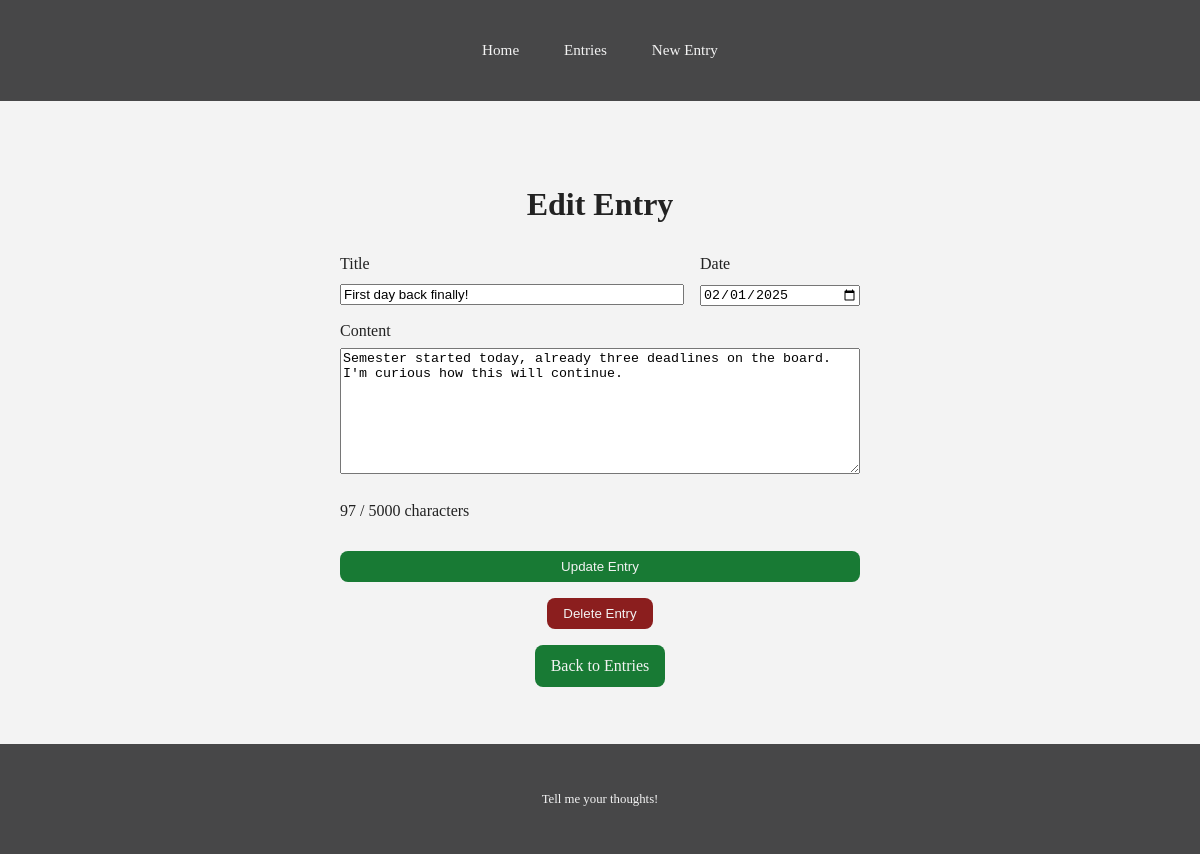
/entries/1, run on the app's committed database.
### app/journal/models.py (models this page shows)
class Entry(db.Model, CRUDMixin):
    id = db.Column(db.Integer, primary_key=True)
    date = db.Column(db.Date)
    title = db.Column(db.String(80))
    content = db.Column(db.Text(5000))

### app/journal/routes.py (the view)
@blueprint.get("/entries/<int:entry_id>")
def entry(entry_id):
    found = get_entry_or_404(entry_id)
    return render_template("entry.html", entry=found)

### app/journal/routes.py (called while the page is built)
def get_entry_or_404(entry_id):
    found = db.session.get(Entry, entry_id)
    if found is None:
        abort(404)
    return found

### app/templates/entry.html (shortened to what this page needs)
<!DOCTYPE html>
<html lang="en">
<head>
  <link rel="stylesheet" href="/assets/style.css">
</head>
<body>
  <header>
    <div class="container">
      <nav>
        <a href="/">Home</a>
        <a href="/entries">Entries</a>
        <a href="/new">New Entry</a>
      </nav>
    </div>
  </header>
  <main>
    <div class="container">
      <h1>Edit Entry</h1>
      <form class="entry-form" action="{{ url_for('journal.update_entry', entry_id=entry.id) }}" method="post">
        <div class="form-group">
          <label for="title">Title</label>
          <input type="text" id="title" name="title" value="{{ entry.title }}" required>
        </div>
        <div class="form-group">
          <label for="date">Date</label>
          <input type="date" id="date" name="date" value="{{ entry.date.isoformat() if entry.date else '' }}" required>
        </div>
        <div class="form-group">
          <label for="content">Content</label>
          <textarea id="content" name="content" rows="8" maxlength="5000" required>{{ entry.content }}</textarea>
          <p id="content-counter" class="form-note">0 / 5000 characters</p>
        </div>
        <button type="submit" class="btn">Update Entry</button>
      </form>
      <form action="{{ url_for('journal.delete_entry', entry_id=entry.id) }}" method="post" style="margin-top: 1rem;">
        <button type="submit" class="btn" style="background-color: #8b1e1e;">Delete Entry</button>
      </form>
      <a href="/entries" class="btn" style="margin-top: 1rem; display: inline-block;">Back to Entries</a>
    </div>
  </main>
  <footer>
    <div class="container">
      <p>Tell me your thoughts!</p>
    </div>
  </footer>
</body>
</html>

### app/assets/style.css (style rules this page uses)
* { box-sizing: border-box; }
body { font-family: Georgia, serif; margin: 0; padding: 0; font-size: 16px; line-height: 1.6; color: #222; background-color: #f3f3f3; display: flex; flex-direction: column; min-height: 100vh; }
.container { max-width: 900px; margin: 0 auto; padding: 1rem; }
header { background-color: #474748; color: #fff; padding: 1rem; }
nav { display: flex; flex-direction: row; gap: 0.4rem; justify-content: center; align-items: center; }
nav a { text-decoration: none; color: #f3f3f3; font-size: 0.95rem; padding: 0.2rem 0.4rem; }
main { flex-grow: 1; padding: 1rem; text-align: center; }
.btn { background-color: #067024eb; color: #f3f3f3; padding: 0.5rem 1rem; border-radius: 0.5rem; text-decoration: none; border: none; cursor: pointer; transition: background-color 0.3s ease; }
.entry-form { display: grid; grid-template-columns: 1fr 160px; gap: 0.75rem 1rem; max-width: 520px; margin: 0 auto; text-align: left; }
.entry-form .form-group:nth-child(3), .entry-form button { grid-column: 1 / -1; }
.entry-form label { display: block; margin-bottom: 0.25rem; }
.entry-form input, .entry-form textarea { width: 100%; }
footer { background-color: #474748; color: #f3f3f3; border-top: 1px solid #f3f3f3; padding: 1rem; text-align: center; font-size: 0.8rem; }
@media (min-width: 600px) { nav { gap: 1.2rem; } }
@media (min-width: 600px) { nav a { padding: 0.4rem 0.8rem; } }
@media (min-width: 900px) { main { padding: 2.5rem 0; } }

### data on the page
Entry: title "First day back finally!", date "02/01/2025", content "Semester started today, already three deadlines on the board. I'm curious how this will continue."
